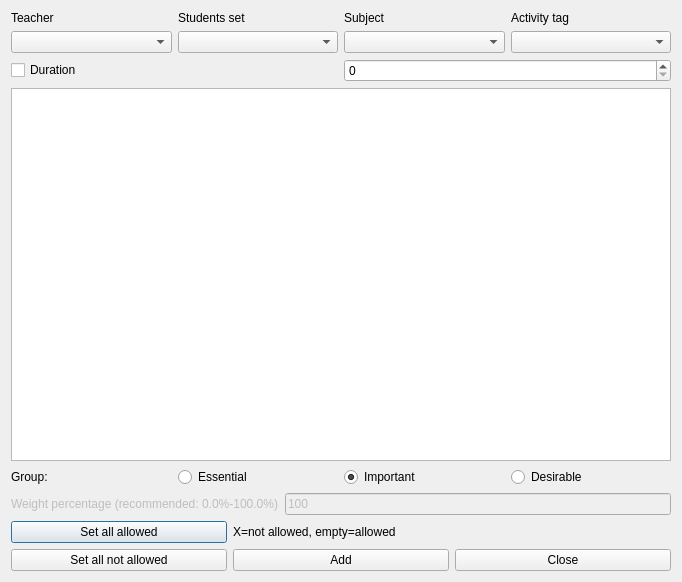
<?xml version="1.0" encoding="UTF-8"?>
<ui version="4.0">
 <class>AddConstraintActivitiesPreferredStartingTimesForm_template</class>
 <widget class="QDialog" name="AddConstraintActivitiesPreferredStartingTimesForm_template">
  <property name="geometry">
   <rect>
    <x>0</x>
    <y>0</y>
    <width>682</width>
    <height>582</height>
   </rect>
  </property>
  <property name="windowTitle">
   <string extracomment="This is the title of the dialog to add a new constraint of this type">Add activities preferred starting times</string>
  </property>
  <layout class="QGridLayout" name="gridLayout">
   <item row="0" column="0">
    <layout class="QGridLayout" name="filterGridLayout">
     <item row="0" column="3">
      <widget class="QLabel" name="activityTagsTextLabel">
       <property name="text">
        <string>Activity tag</string>
       </property>
       <property name="wordWrap">
        <bool>false</bool>
       </property>
      </widget>
     </item>
     <item row="1" column="1">
      <widget class="QComboBox" name="studentsComboBox"/>
     </item>
     <item row="1" column="3">
      <widget class="QComboBox" name="activityTagsComboBox"/>
     </item>
     <item row="0" column="1">
      <widget class="QLabel" name="studentsTextLabel">
       <property name="text">
        <string>Students set</string>
       </property>
       <property name="wordWrap">
        <bool>false</bool>
       </property>
      </widget>
     </item>
     <item row="1" column="2">
      <widget class="QComboBox" name="subjectsComboBox"/>
     </item>
     <item row="0" column="2">
      <widget class="QLabel" name="subjectsTextLabel">
       <property name="text">
        <string>Subject</string>
       </property>
       <property name="wordWrap">
        <bool>false</bool>
       </property>
      </widget>
     </item>
     <item row="1" column="0">
      <widget class="QComboBox" name="teachersComboBox"/>
     </item>
     <item row="0" column="0">
      <widget class="QLabel" name="teachersTextLabel">
       <property name="text">
        <string>Teacher</string>
       </property>
       <property name="wordWrap">
        <bool>false</bool>
       </property>
      </widget>
     </item>
    </layout>
   </item>
   <item row="1" column="0">
    <layout class="QHBoxLayout" name="horizontalLayout">
     <item>
      <widget class="QCheckBox" name="durationCheckBox">
       <property name="text">
        <string>Duration</string>
       </property>
      </widget>
     </item>
     <item>
      <widget class="QSpinBox" name="durationSpinBox"/>
     </item>
    </layout>
   </item>
   <item row="2" column="0">
    <widget class="QTableWidget" name="preferredTimesTable"/>
   </item>
   <item row="3" column="0">
    <layout class="QHBoxLayout" name="horizontalLayout_4">
     <item>
      <widget class="QLabel" name="groupTextLabel">
       <property name="text">
        <string>Group:</string>
       </property>
      </widget>
     </item>
     <item>
      <widget class="QRadioButton" name="essentialRadioButton">
       <property name="text">
        <string>Essential</string>
       </property>
      </widget>
     </item>
     <item>
      <widget class="QRadioButton" name="importantRadioButton">
       <property name="text">
        <string>Important</string>
       </property>
       <property name="checked">
        <bool>true</bool>
       </property>
      </widget>
     </item>
     <item>
      <widget class="QRadioButton" name="desirableRadioButton">
       <property name="text">
        <string>Desirable</string>
       </property>
      </widget>
     </item>
    </layout>
   </item>
   <item row="4" column="0">
    <layout class="QHBoxLayout" name="weightBoxLayout">
     <item>
      <widget class="QLabel" name="weightTextLabel">
       <property name="enabled">
        <bool>false</bool>
       </property>
       <property name="frameShape">
        <enum>QFrame::NoFrame</enum>
       </property>
       <property name="frameShadow">
        <enum>QFrame::Plain</enum>
       </property>
       <property name="text">
        <string>Weight percentage (recommended: 0.0%-100.0%)</string>
       </property>
       <property name="wordWrap">
        <bool>false</bool>
       </property>
      </widget>
     </item>
     <item>
      <widget class="QLineEdit" name="weightLineEdit">
       <property name="enabled">
        <bool>false</bool>
       </property>
       <property name="text">
        <string notr="true">100</string>
       </property>
      </widget>
     </item>
    </layout>
   </item>
   <item row="5" column="0">
    <layout class="QGridLayout" name="buttonsGridLayout">
     <item row="0" column="0">
      <widget class="QPushButton" name="setAllAllowedPushButton">
       <property name="text">
        <string comment="It refers to time slots">Set all allowed</string>
       </property>
      </widget>
     </item>
     <item row="0" column="1" colspan="2">
      <widget class="QLabel" name="label">
       <property name="text">
        <string extracomment="This is an explanation in a dialog for a constraint. It says that symbol X means that this slot is not allowed, and an empty cell means that the slot is allowed">X=not allowed, empty=allowed</string>
       </property>
      </widget>
     </item>
     <item row="1" column="0">
      <widget class="QPushButton" name="setAllNotAllowedPushButton">
       <property name="text">
        <string comment="It refers to time slots">Set all not allowed</string>
       </property>
      </widget>
     </item>
     <item row="1" column="1">
      <widget class="QPushButton" name="addConstraintPushButton">
       <property name="text">
        <string>Add</string>
       </property>
      </widget>
     </item>
     <item row="1" column="2">
      <widget class="QPushButton" name="closePushButton">
       <property name="text">
        <string>Close</string>
       </property>
      </widget>
     </item>
    </layout>
   </item>
  </layout>
 </widget>
 <layoutdefault spacing="6" margin="11"/>
 <resources/>
 <connections/>
</ui>
